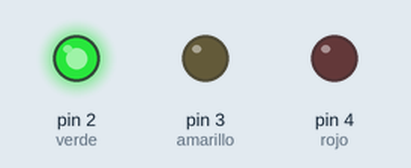
This sketch was run on a simulated Arduino Uno, built with avr-gcc and run on an emulated ATmega328P. Parts: output pins drawn as LEDs (lit = HIGH).

Above: at 2.5 s.
At 6.2 s:
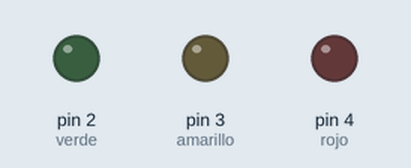
At 10.5 s:
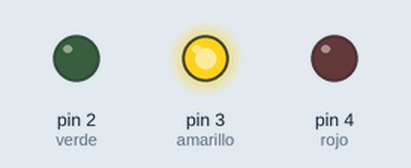
At 14.5 s:
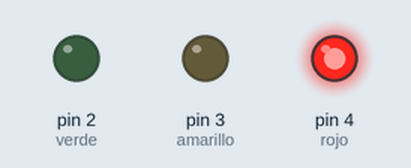
Timing chart, 0 to 22.1 s (numbered marks = the images above):
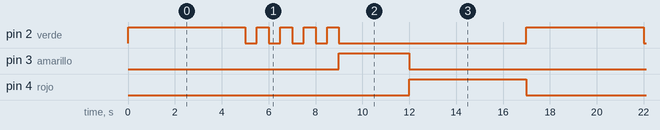

Measured:
- by itself, pin 2 (verde): repeats every 17.0 s: 4 × (LOW 0.50 s, HIGH 0.50 s), LOW 8.0 s, HIGH 5.0 s
- by itself, pin 3 (amarillo): alternates HIGH for 3.0 s and LOW for 14.0 s
- by itself, pin 4 (rojo): alternates HIGH for 5.0 s and LOW for 12.0 s

The sketch:

2-Semaforo.ino
```cpp
int verde=2;
int amarillo=3;
int rojo=4;

void setup() {
  pinMode(verde,OUTPUT);
  pinMode(amarillo,OUTPUT);
  pinMode(rojo,OUTPUT);
}

void loop() {
  digitalWrite(verde,HIGH);
  delay(5000);
  digitalWrite(verde,LOW);
  delay(500);
  digitalWrite(verde,HIGH);
  delay(500);
  digitalWrite(verde,LOW);
  delay(500);
  digitalWrite(verde,HIGH);
  delay(500);
  digitalWrite(verde,LOW);
  delay(500);
  digitalWrite(verde,HIGH);
  delay(500);
  digitalWrite(verde,LOW);
  delay(500);
  digitalWrite(verde,HIGH);
  delay(500);
  digitalWrite(verde,LOW);
  digitalWrite(amarillo,HIGH);
  delay(3000);
  digitalWrite(amarillo,LOW);
  digitalWrite(rojo,HIGH);
  delay(5000);
  digitalWrite(rojo,LOW);
}
```
